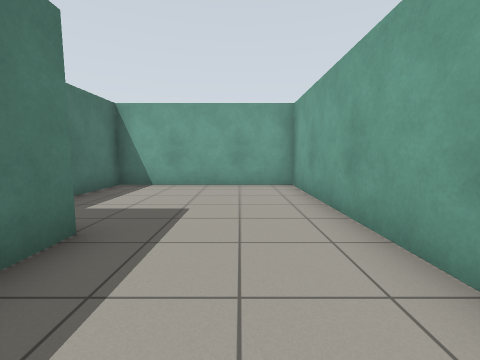
View 1 (above)

18 first-person views from a walk through a world built for the Gazebo simulator. The camera is 0.94 m above the floor, tilts 6° down and sees 90° across. The floor is counted in squares, 1 m on a side. Each view is taken from the middle of a square. On the plan, view 1 faces up. The plan holds only what a view shows up to about 10 squares ahead; the rest is blank. Simple patterns stand in for the simulator's built-in surfaces.

View 2
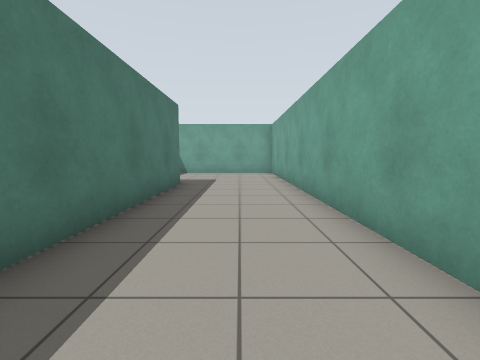

View 3
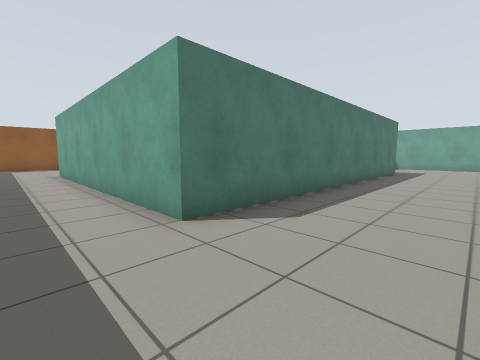

View 4
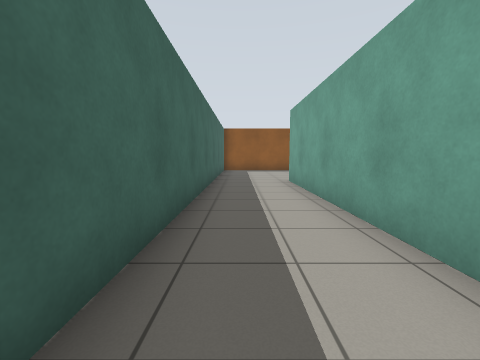

View 5
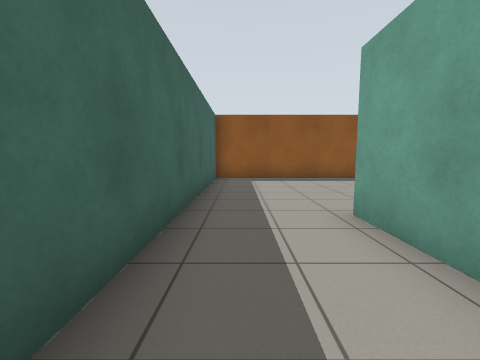

View 6
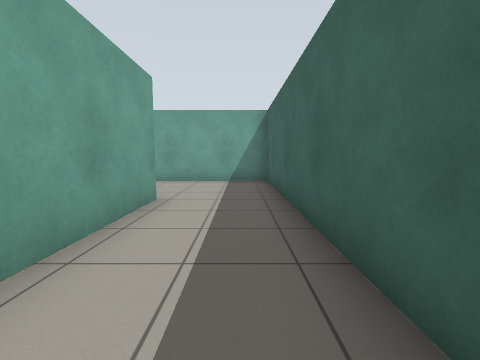

View 7
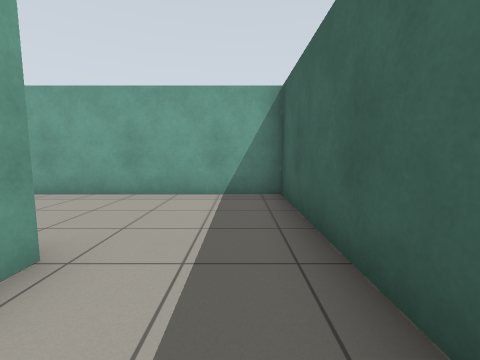

View 8
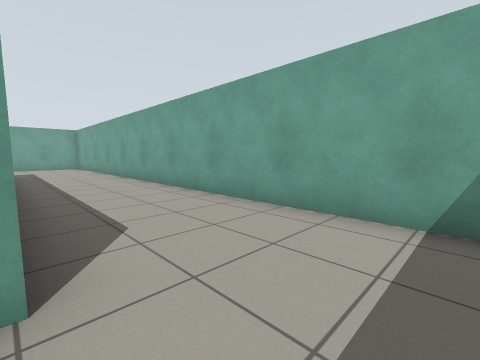

View 9
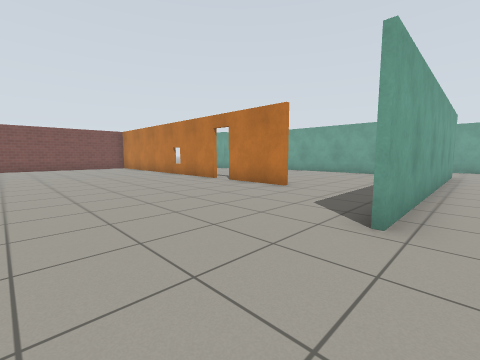

View 10
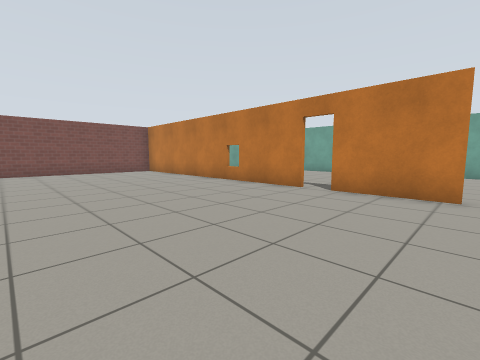

View 11
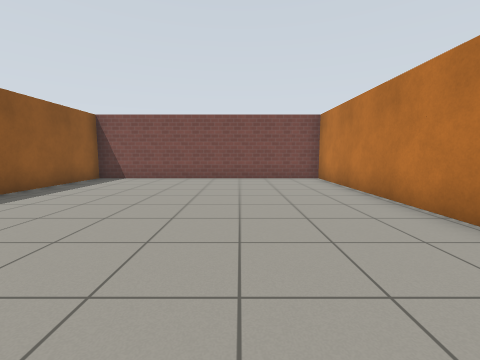

View 12
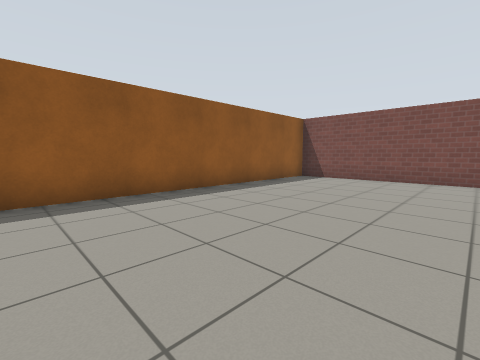

View 13
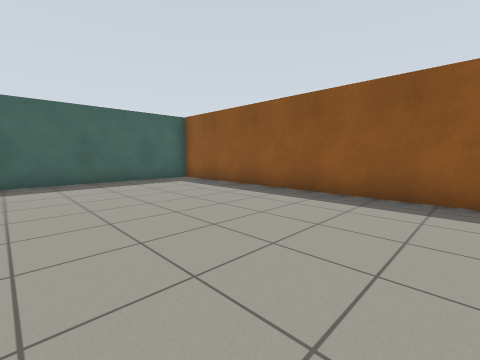

View 14
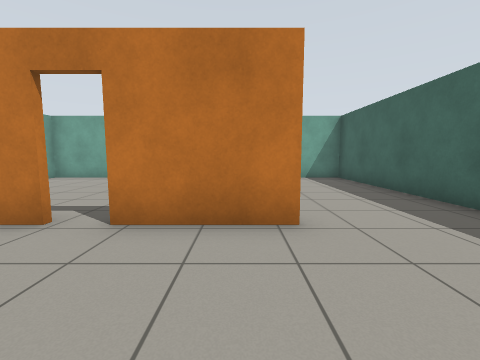

View 15
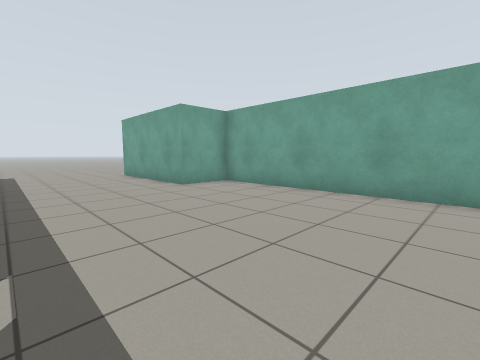

View 16
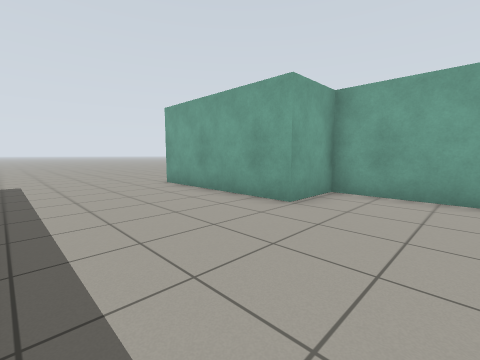

View 17
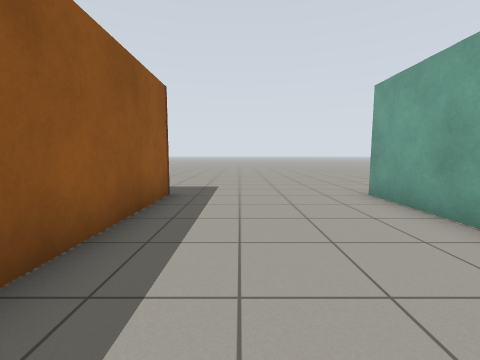

View 18
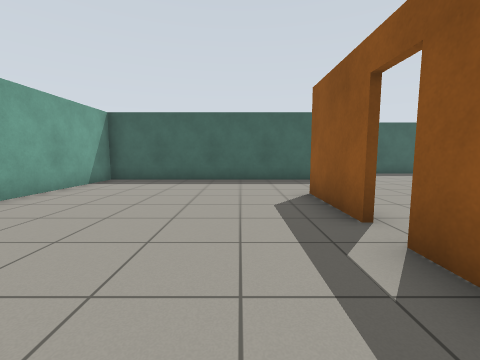

### Floor plan
Points are (right, up) in squares from view 1. A wall is a line through its corners. A room is listed if a view was taken in it or the views show most of it. See-through windows are left out.
Room 1 (views 1, 2, 3, 4, 5, 6, 7, 8)
walls: (-1.9, 2.9) (-1.9, -9.2) (-11.8, -9.2); (-12.4, -12) (1.7, -12) (1.7, 7.6) (-3.8, 7.6) (-3.8, 5.4)
ways out: opening at (-11.5, -10.5) to room 2
Room 2 (views 9, 10, 11, 12, 13, 14, 15, 16, 17, 18)
walls: (-8.7, -1.6) (-8.7, -2.4); (-8.8, -2.4) (-8.8, 7.6) (-17.6, 7.6) (-17.6, -12) (-12.4, -12); (-8.7, -3.2) (-8.7, -5.9); (-8.8, -5.9) (-8.8, -3.2); (-9.8, -9.1) (-2.1, -9.1) (-2.1, 2.6) (-3.9, 2.6) (-3.9, 7.7); (-8.7, 7.8) (-8.7, 3.5)
ways out: opening at (-11.5, -10.5) to room 1; opening at (-3, 9); open door at (-9, -3)

Positions as (right, up) in squares from view 1, and headings:
1: (0, 0), facing up
2: (0, -5), facing up
3: (1, -11), facing up-left
4: (-3, -11), facing left
5: (-8, -11), facing left
6: (-7, -11), facing right
7: (-4, -11), facing right
8: (-2, -11), facing up-right
9: (-15, -10), facing up-right
10: (-15, -6), facing up-right
11: (-12, -2), facing up
12: (-12, -2), facing up-left
13: (-12, -3), facing down-left
14: (-12, -5), facing right
15: (-8, -4), facing up-right
16: (-8, 0), facing up-right
17: (-7, 2), facing up
18: (-7, 0), facing down
